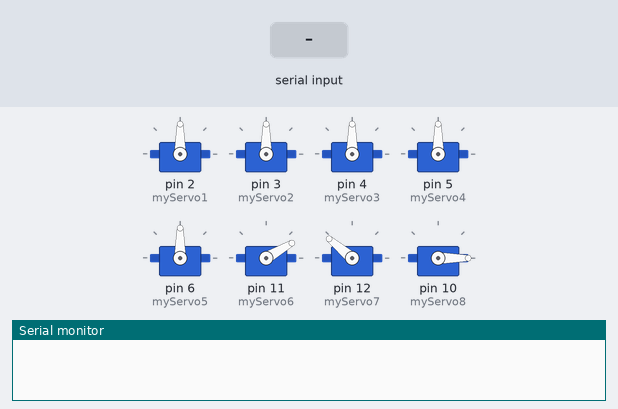
Recording of a sketch running on a simulated Arduino Uno, built with avr-gcc and run on an emulated ATmega328P. Shown: 8 × servo, the last lines printed to the serial monitor. The test bench sets the inputs (shaded band).

Above: at 1.2 s.
1.3 s: "1" received over the second serial link
At 1.75 s:
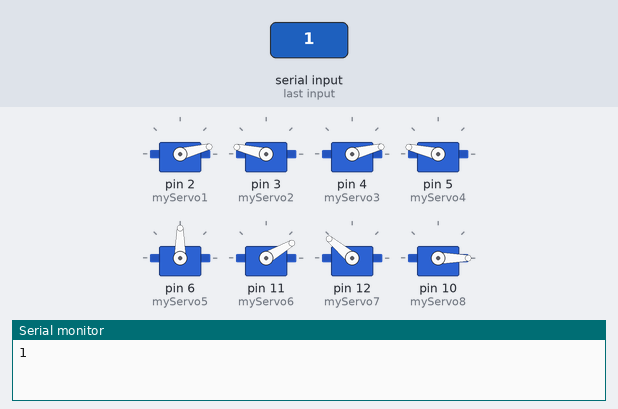
At 12.6 s:
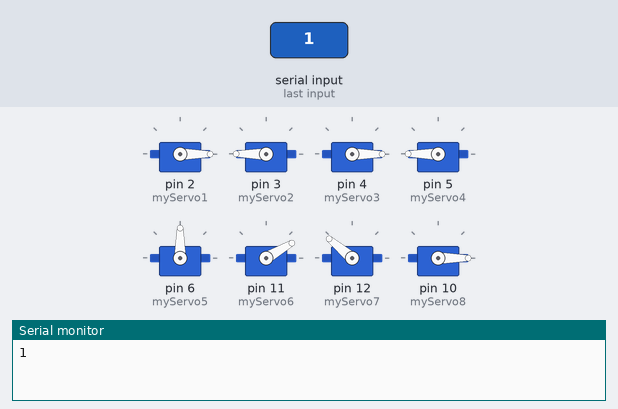
Timing chart, 0 to 13.3 s (numbered marks = the images above; inputs shaded):
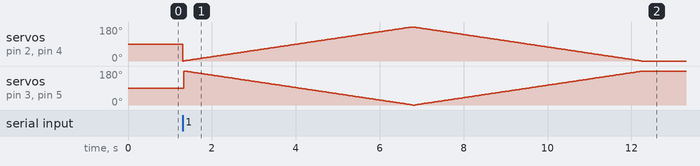

The sketch:

Arduino_Robot.ino
```cpp
#include <Servo.h>.
#include<SoftwareSerial.h>
#define TxD 7
#define RxD 8
#define LED_PIN 13
SoftwareSerial bluetoothSerial(7, 8);

char c;
Servo myServo1;
Servo myServo2;
Servo myServo3;
Servo myServo4;
Servo myServo5;
Servo myServo6;
Servo myServo7;
Servo myServo8;
void setup() {
  // put your setup code here, to run once:
  bluetoothSerial.begin(9600);
  Serial.begin(9600);
  myServo1.attach(2);
  myServo2.attach(3);
  myServo3.attach(4);
  myServo4.attach(5);
  myServo5.attach(6);
  myServo6.attach(11);
  myServo7.attach(12);
  myServo8.attach(10);

  myServo1.write(90);
  myServo2.write(90);
  myServo3.write(90);
  myServo4.write(90);
  myServo5.write(90);
  myServo6.write(30);
  myServo7.write(140);
  myServo8.write(0);

}

void loop()
  //put your main code here, to run repeatedly:
  {
    if(bluetoothSerial.available()>0)
 {
  c=bluetoothSerial.read();
  Serial.print(c);
  if (c=='1')
  {int j;
  for(int i=0;i<=180;i++){
  myServo1.write(i);
  myServo3.write(i);
  delay (25);
  j=180-i;
  myServo2.write(j);
  myServo4.write(j);
  delay(5);
  }
  for(int i=180;i>=0;i--){
  myServo1.write(i);
  myServo3.write(i);
  delay (25);
  j=180-i;
  myServo2.write(j);
  myServo4.write(j);
  delay(5);
 }}
   if (c=='2')
   {
     myServo1.write(160);
     myServo2.write(20);
     myServo3.write(160);
     myServo4.write(20);
     myServo5.write(90);
     myServo6.write(30);
     myServo7.write(140);
     myServo8.write(170);
   }
     if (c=='3')
     {
      {
          myServo5.write(140);
          myServo8.write(130);
          delay (4000);
        }
        { myServo6.write(80);
          myServo7.write(90);
          delay (4000);
        }
        {
           myServo5.write(90);
           myServo6.write(30);
           myServo7.write(140);
           myServo8.write(170);
           delay (4000);

        }
     }


 }

  }
```
